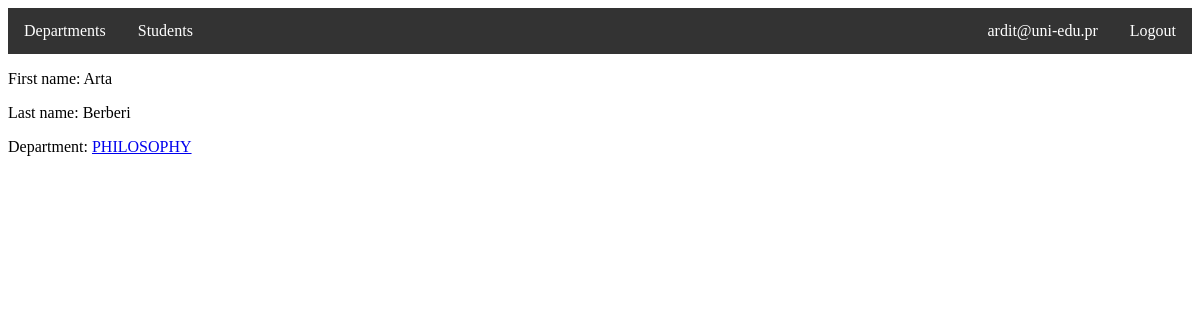
Page /students/1511/ (signed in) on the committed database.
### users/models.py (models this page shows, shortened)
class User(AbstractUser):
    username = None
    email = models.EmailField(unique=True)
    departments = models.ManyToManyField('departments.Department')
    USERNAME_FIELD = 'email'
    REQUIRED_FIELDS = []

### students/models.py (models this page shows, shortened)
class Student(models.Model):
    first_name = models.CharField(max_length=250)
    last_name = models.CharField(max_length=250)
    department = models.ForeignKey(to=Department, on_delete=models.CASCADE)
    def full_name(self):
        return f'{self.first_name} {self.last_name}'

### departments/models.py (models this page shows, shortened)
class Department(models.Model):
    name = models.CharField(max_length=250)
    opened_on = models.DateField()

### students/views.py (the view)
# urls.py: path('<int:pk>/', views.DetailView.as_view(), name='detail'),
@method_decorator(login_required, name='dispatch')
@method_decorator(user_passes_test(email_check), name='dispatch')
@method_decorator(can_view_student_detail, name='dispatch')
class DetailView(generic.DetailView):
    model = Student
    template_name = 'students/detail.html'

### users/permissions.py (called while the page is built)
def email_check(user):
    return user.email.endswith('@uni-edu.pr')

### students/templates/students/detail.html (shortened to what this page needs)
{% extends 'base.html' %}
{% block content %}
<p>First name: {{ student.first_name }}</p>
<p>Last name: {{ student.last_name }}</p>
<p>Department:
    <a href="{% url 'departments:detail' student.department.pk %}">{{ student.department.name }}</a>
</p>
{% endblock %}

### universitycbv/templates/base.html (shortened to what this page needs)
<!DOCTYPE html>
<html lang="en">
<head>
    {% load static %}
    {% block staticfiles %} <link rel="stylesheet" href="{% static 'css/style.css' %}"> {% endblock %}
</head>
<body>
<ul id='navbar'>
    <li><a href="{% url 'departments:home' %}">Departments</a></li>
    <li><a href="{% url 'students:home' %}">Students</a></li>
    {% if request.user.is_authenticated %}
        <li style="float: right"><a href="{% url 'users:logout' %}">Logout</a></li>
        <li style="float: right"><a href="">{{ request.user.email }}</a></li>
    {% else %}
        <li style="float: right"><a href="{% url 'users:login' %}">Login</a></li>
        <li style="float: right"><a href="{% url 'users:create' %}">Sign up</a></li>
    {% endif %}
</ul>
{% block content %} {% endblock %}
</body>
</html>

### universitycbv/static/css/style.css (style rules this page uses)
ul#navbar { list-style-type: none; margin: 0; padding: 0; overflow: hidden; background-color: #333; }
#navbar > li { float: left; }
#navbar li a { display: block; color: white; text-align: center; padding: 14px 16px; text-decoration: none; }

### rows in the picture
User: user.email "ardit@uni-edu.pr"
Student: first_name "Arta", last_name "Berberi", department.name "PHILOSOPHY"
